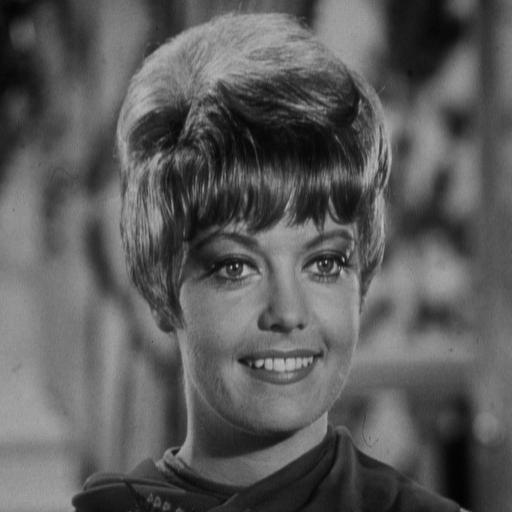
#> input picture img/81.png, 512 x 512 px, found by its file name
$ python fourierTrasformOperations.py
#> lines starting #> are read from the running program, lines starting #| are printed output that depends on the picture; after the words box and inside, x2 and y2 are one past the last pixel; in counts of white or black regions, pixels touching at a corner belong together
import cmath
from math import log, ceil
import cv2
import numpy as np
import matplotlib.pyplot as plt


def omega(p, q):
    return cmath.exp((2.0 * cmath.pi * 1j * q) / p)

def zero_padding(x):
    m, n = np.shape(x)
    M, N = 2 ** int(ceil(log(m, 2))), 2 ** int(ceil(log(n, 2)))
    if (M>N):
        N=M
    else:
        M=N
    F = np.zeros((M,N), dtype = x.dtype)
    F[0:m, 0:n] = x
    return F, m, n

def fft(x):
    n = len(x)
    if n == 1:
        return x
    Feven, Fodd = fft(x[0::2]), fft(x[1::2])
    combined = [0] * n
    for m in range(n//2):
        combined[m] = Feven[m] + omega(n, -m) * Fodd[m]
        combined[m + n//2] = Feven[m] - omega(n, -m) * Fodd[m]
    return combined

def fft2(f):
    f, m, n = zero_padding(f)
    return np.transpose(fft(np.transpose(fft(f)))), m, n

def ifft2(F, m, n):
    f, M, N = fft2(np.conj(F))
    f = np.matrix(np.real(np.conj(f)))/(M*N)
    return f[0:m, 0:n]

def fftshift(F):
    M, N = F.shape
    R1, R2 = F[0: M//2, 0: N//2], F[M//2: M, 0: N//2]
    R3, R4 = F[0: M//2, N//2: N], F[M//2: M, N//2: N]
    sF = np.zeros(F.shape,dtype = F.dtype)
    sF[M//2: M, N//2: N], sF[0: M//2, 0: N//2] = R1, R4
    sF[M//2: M, 0: N//2], sF[0: M//2, N//2: N]= R3, R2
    return sF


if __name__ == "__main__":
    image = cv2.imread(r"img/81.png",0)
#> image is the input picture: shape (512, 512); min 0, max 187, mean 91.2
    plt.figure()
    plt.title("Imagen Original")
    plt.imshow(image,cmap=plt.cm.gray)
    plt.show()

    imagen_rellenada = zero_padding(image)[0]
    plt.figure()
    plt.title("Imagen zero-padding (Rellenada)")
    plt.imshow(imagen_rellenada, cmap=plt.cm.gray)
    plt.show()

    iT, m , n = fft2(imagen_rellenada)
#> in fft2, `f, m, n = zero_padding(f)`: m = 512
#> in fft, `combined = [0] * n`: combined = 512 values from 0 to 0
#> after the loop in fft, `for m in range(n//2):`: combined = 512 items
#> m = 512; n = 512
    imagen_transformada = fftshift(iT)
    plt.figure()
    plt.title(f"Transformada de Fourier con relleno (Dimensiones: {imagen_transformada.shape}): ")
    plt.imshow(np.log(np.abs(imagen_transformada)), cmap=plt.cm.gray)
    plt.show()
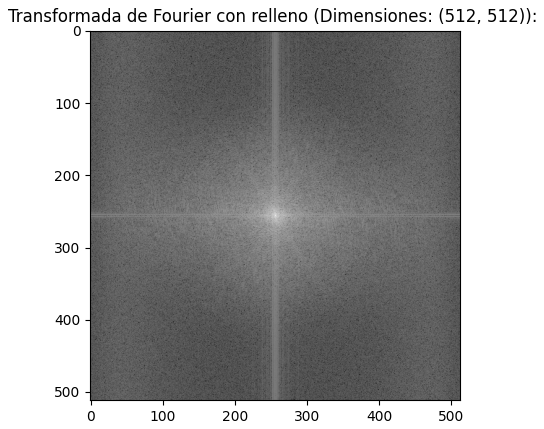
#> figure drawn by matplotlib, 1 panel

    fr = 50
    ham = np.hamming(n)[:,None]
#> ham = 512 values, max 1 at index 255, min 0.08 at index 0, mean 0.539
    h2D = np.sqrt(np.dot(ham, ham.T)) ** fr
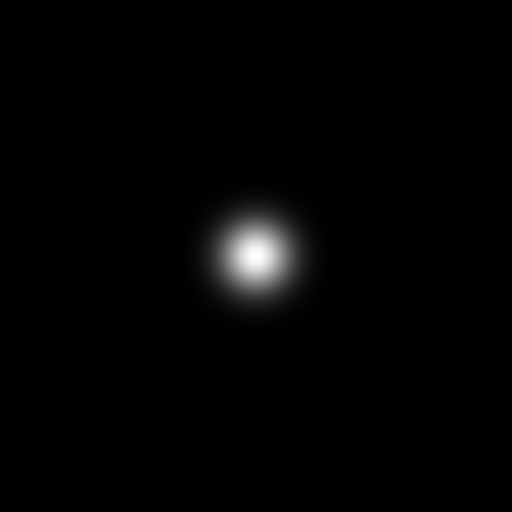
#> h2D: shape (512, 512) float64; min 1.43e-55, max 1, mean 0.0137
    print(h2D.shape)
#| (512, 512)
    plt.figure()
    plt.title("Hamming")
    plt.imshow(h2D, cmap=plt.cm.gray)
    plt.show()

    filtrada = imagen_transformada * h2D
    plt.figure()
    plt.title("Imagen filtrada: ")
    plt.imshow(np.log(np.abs(filtrada)),cmap=plt.cm.gray)
    plt.show()
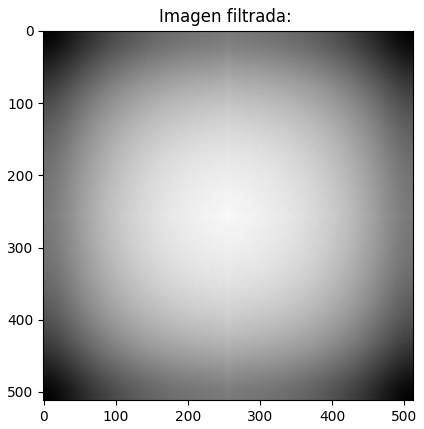
#> figure drawn by matplotlib, 1 panel

    og_m, og_n = image.shape
#> og_m = 512; og_n = 512
    final_image = ifft2(filtrada, og_m, og_n)
#> in ifft2, `f = np.matrix(np.real(np.conj(f)))/(M*N)`:
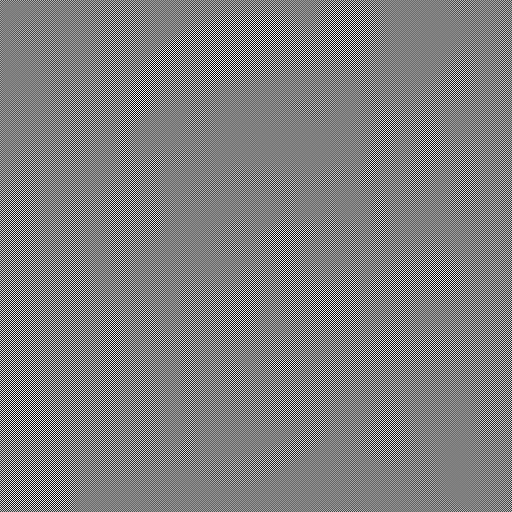
#> f: shape (512, 512) float64; min -168.7, max 168.8, mean 0; drawn with min black and max white
    plt.figure()
    plt.title("Imagen final")
    plt.imshow(np.abs(final_image),cmap=plt.cm.gray)
    plt.show()
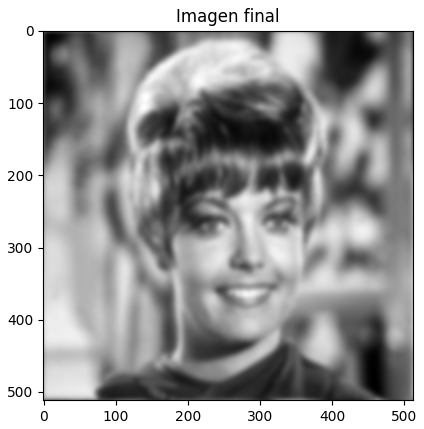
#> figure drawn by matplotlib, 1 panel

$ run again, with img/68.png copied over img/81.png
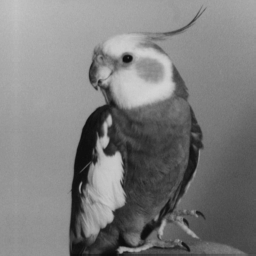
#> input picture img/68.png, 256 x 256 px, found by its file name
#> image is the input picture: shape (256, 256); min 11, max 212, mean 125.4
#> in fft2, `f, m, n = zero_padding(f)`: m = 256
#> in fft, `combined = [0] * n`: combined = 256 values from 0 to 0
#> after the loop in fft, `for m in range(n//2):`: combined = 256 items
#> `iT, m , n = fft2(imagen_rellenada)`: m = 256
#> ham = 256 values, max 1 at index 127, min 0.08 at index 0, mean 0.538
#| (256, 256)
#> `plt.show()`:
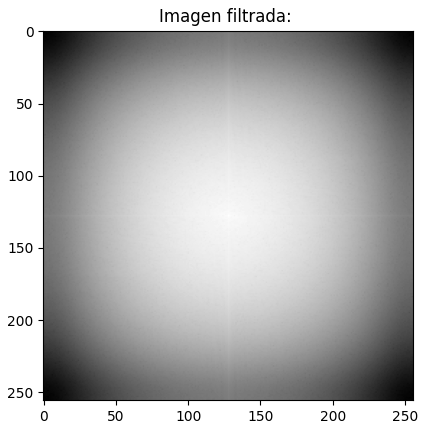
#> figure drawn by matplotlib, 1 panel
#> in ifft2, `f, M, N = fft2(np.conj(F))`: M = 256
#> `plt.show()`:
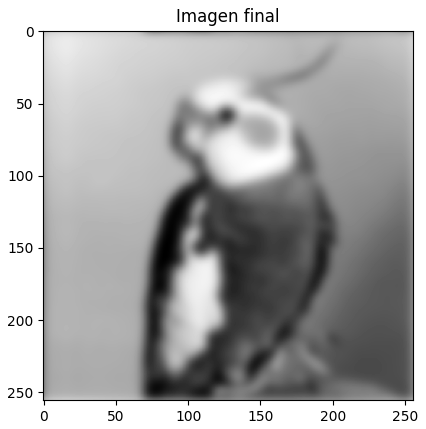
#> figure drawn by matplotlib, 1 panel
